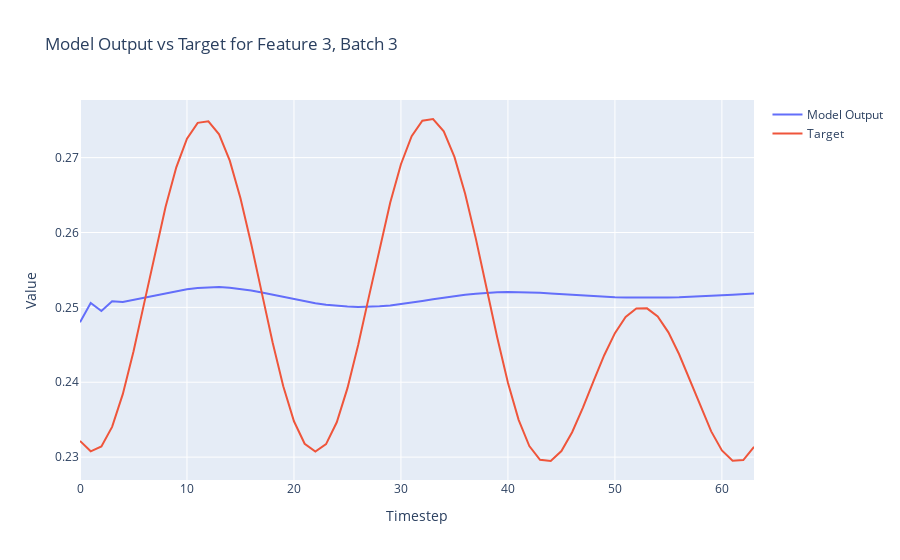

Notebook cell for this chart:
### Code cell
import plotly.graph_objects as go

def plot_model_output_vs_target(model_outputs, targets, batch_index=0, feature_index=0):
    # Extract the specified feature for the given batch from both the model outputs and targets
    model_output_series = model_outputs[batch_index, :, feature_index].detach().numpy()
    target_series = targets[batch_index, :, feature_index].numpy()
    
    # Create a range for the x-axis (timesteps)
    timesteps = list(range(model_output_series.shape[0]))
    
    # Create traces
    model_trace = go.Scatter(x=timesteps, y=model_output_series, mode='lines', name='Model Output')
    target_trace = go.Scatter(x=timesteps, y=target_series, mode='lines', name='Target')
    
    # Create the figure and add traces
    fig = go.Figure()
    fig.add_trace(model_trace)
    fig.add_trace(target_trace)
    
    # Add title and labels
    fig.update_layout(title=f'Model Output vs Target for Feature {feature_index}, Batch {batch_index}',
                      xaxis_title='Timestep',
                      yaxis_title='Value')
    
    # Show the figure
    fig.show()

# Assuming `y` and `Y` are your model outputs and targets, respectively
# Adjust batch_index and feature_index as needed
plot_model_output_vs_target(outputs.to("cpu"), Y.to("cpu"), batch_index=3, feature_index=3)

### Figure 1 — Plotly figure (JSON) as saved in the notebook; plotly's stock layout.template omitted (floating-point values rounded to 4 significant figures)
{"data": [{"mode": "lines", "name": "Model Output", "type": "scatter", "x": [0, 1, 2, 3, 4, 5, 6, 7, 8, 9, 10, 11, 12, 13, 14, 15, 16, 17, 18, 19, 20, 21, 22, 23, 24, 25, 26, 27, 28, 29, 30, 31, 32, 33, 34, 35, 36, 37, 38, 39, 40, 41, 42, 43, 44, 45, 46, 47, 48, 49, 50, 51, 52, 53, 54, 55, 56, 57, 58, 59, 60, 61, 62, 63], "y": [0.248, 0.2506, 0.2495, 0.2508, 0.2507, 0.251, 0.2513, 0.2516, 0.2519, 0.2522, 0.2524, 0.2526, 0.2527, 0.2527, 0.2526, 0.2525, 0.2523, 0.252, 0.2517, 0.2514, 0.2511, 0.2508, 0.2506, 0.2504, 0.2502, 0.2501, 0.2501, 0.2501, 0.2501, 0.2503, 0.2504, 0.2506, 0.2508, 0.2511, 0.2513, 0.2515, 0.2517, 0.2518, 0.2519, 0.252, 0.252, 0.252, 0.252, 0.2519, 0.2519, 0.2518, 0.2517, 0.2516, 0.2515, 0.2514, 0.2514, 0.2513, 0.2513, 0.2513, 0.2513, 0.2513, 0.2513, 0.2514, 0.2515, 0.2515, 0.2516, 0.2517, 0.2518, 0.2519]}, {"mode": "lines", "name": "Target", "type": "scatter", "x": [0, 1, 2, 3, 4, 5, 6, 7, 8, 9, 10, 11, 12, 13, 14, 15, 16, 17, 18, 19, 20, 21, 22, 23, 24, 25, 26, 27, 28, 29, 30, 31, 32, 33, 34, 35, 36, 37, 38, 39, 40, 41, 42, 43, 44, 45, 46, 47, 48, 49, 50, 51, 52, 53, 54, 55, 56, 57, 58, 59, 60, 61, 62, 63], "y": [0.2322, 0.2308, 0.2314, 0.234, 0.2384, 0.2441, 0.2506, 0.2572, 0.2634, 0.2687, 0.2725, 0.2746, 0.2748, 0.2731, 0.2696, 0.2646, 0.2585, 0.2519, 0.2453, 0.2395, 0.2348, 0.2318, 0.2307, 0.2317, 0.2347, 0.2392, 0.245, 0.2514, 0.2579, 0.264, 0.2691, 0.2729, 0.2749, 0.2752, 0.2735, 0.2701, 0.2652, 0.2592, 0.2526, 0.246, 0.2399, 0.235, 0.2315, 0.2296, 0.2295, 0.2308, 0.2333, 0.2366, 0.2402, 0.2436, 0.2466, 0.2487, 0.2498, 0.2499, 0.2488, 0.2467, 0.2437, 0.2403, 0.2367, 0.2334, 0.2309, 0.2295, 0.2296, 0.2314]}], "layout": {"title": {"text": "Model Output vs Target for Feature 3, Batch 3"}, "xaxis": {"title": {"text": "Timestep"}}, "yaxis": {"title": {"text": "Value"}}}}
